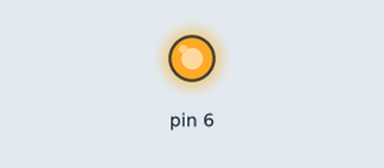
Recording of a sketch running on a simulated Arduino Uno, built with avr-gcc and run on an emulated ATmega328P. Parts: output pins drawn as LEDs (lit = HIGH). Pins used as bus, display or sensor lines are not drawn.

Above: at 0.1 s.
Timing chart, 0 to 1.6 s (numbered marks = the images above):
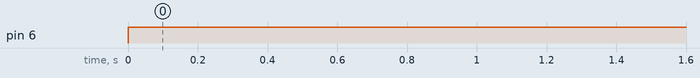

Measured:
- by itself, pin 6: LOW → HIGH at 0.00 s

The sketch:

stepper-motor.ino
```cpp
int stepperPins[3][2] = {};

void step(boolean dir, int dirPin, int steps, int stepPin) {
    digitalWrite(dirPin,dir);
    delay(50);

    for(int i=0;i<steps;i++){
        digitalWrite(stepPin, HIGH);
        delayMicroseconds(800);
        digitalWrite(stepPin, LOW);
        delayMicroseconds(800);
    }
}


void setup() {
    /*
    for (int i=0; i<3; i++) {
        for (int j=0; j<2; j++) {
            pinMode(stepperPins[i][j], OUTPUT);
        }
    }
    */
    pinMode(6, OUTPUT);
    pinMode(7, OUTPUT);
}

void loop() {
    step(true, 6, 3600, 7);
    delay(1000);
}
```
